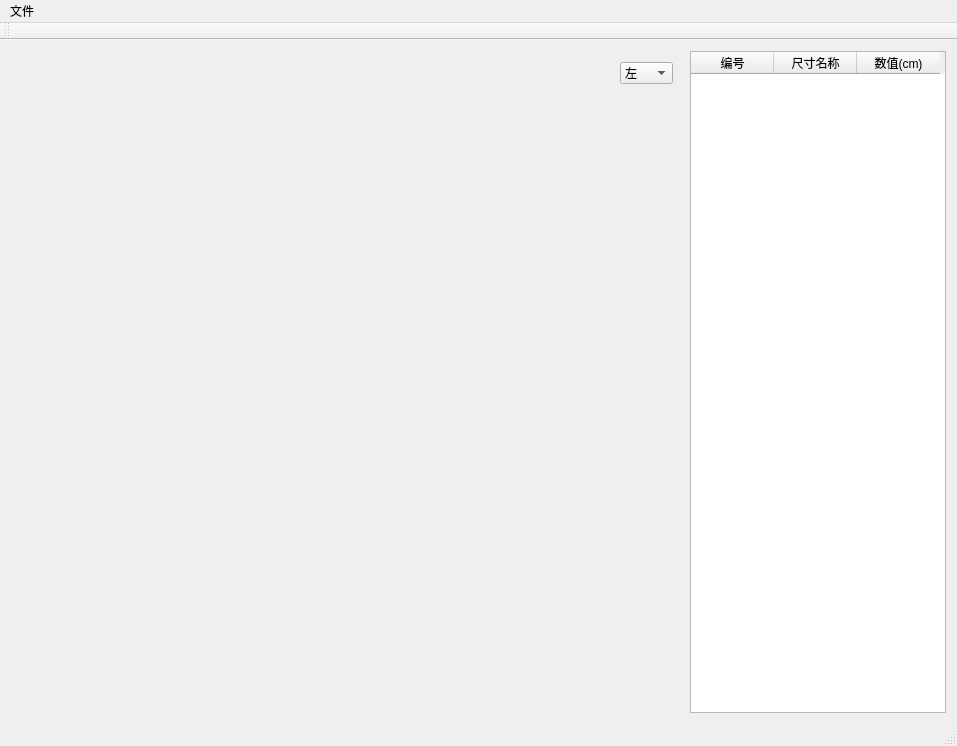
<?xml version="1.0" encoding="UTF-8"?>
<ui version="4.0">
 <class>MeasureDataView</class>
 <widget class="QMainWindow" name="MeasureDataView">
  <property name="geometry">
   <rect>
    <x>0</x>
    <y>0</y>
    <width>957</width>
    <height>746</height>
   </rect>
  </property>
  <property name="windowTitle">
   <string>MeasureDataView</string>
  </property>
  <widget class="QWidget" name="centralWidget">
   <layout class="QHBoxLayout" name="horizontalLayout" stretch="8,0">
    <item>
     <widget class="glview_widget" name="widget_scene" native="true">
      <layout class="QVBoxLayout" name="verticalLayout">
       <item>
        <layout class="QHBoxLayout" name="horizontalLayout_2">
         <item>
          <spacer name="horizontalSpacer">
           <property name="orientation">
            <enum>Qt::Horizontal</enum>
           </property>
           <property name="sizeHint" stdset="0">
            <size>
             <width>40</width>
             <height>20</height>
            </size>
           </property>
          </spacer>
         </item>
         <item>
          <widget class="QComboBox" name="comboBox_viewSelect">
           <item>
            <property name="text">
             <string>左</string>
            </property>
           </item>
           <item>
            <property name="text">
             <string>右</string>
            </property>
           </item>
           <item>
            <property name="text">
             <string>复位</string>
            </property>
           </item>
          </widget>
         </item>
        </layout>
       </item>
       <item>
        <spacer name="verticalSpacer">
         <property name="orientation">
          <enum>Qt::Vertical</enum>
         </property>
         <property name="sizeHint" stdset="0">
          <size>
           <width>20</width>
           <height>40</height>
          </size>
         </property>
        </spacer>
       </item>
      </layout>
     </widget>
    </item>
    <item>
     <widget class="QTableWidget" name="listWidget_measureDatas">
      <property name="selectionMode">
       <enum>QAbstractItemView::ExtendedSelection</enum>
      </property>
      <property name="selectionBehavior">
       <enum>QAbstractItemView::SelectRows</enum>
      </property>
      <attribute name="horizontalHeaderDefaultSectionSize">
       <number>83</number>
      </attribute>
      <attribute name="horizontalHeaderMinimumSectionSize">
       <number>10</number>
      </attribute>
      <attribute name="verticalHeaderVisible">
       <bool>false</bool>
      </attribute>
      <attribute name="verticalHeaderDefaultSectionSize">
       <number>30</number>
      </attribute>
      <column>
       <property name="text">
        <string>编号</string>
       </property>
      </column>
      <column>
       <property name="text">
        <string>尺寸名称</string>
       </property>
      </column>
      <column>
       <property name="text">
        <string>数值(cm)</string>
       </property>
      </column>
     </widget>
    </item>
   </layout>
  </widget>
  <widget class="QMenuBar" name="menuBar">
   <property name="geometry">
    <rect>
     <x>0</x>
     <y>0</y>
     <width>957</width>
     <height>23</height>
    </rect>
   </property>
   <widget class="QMenu" name="menu">
    <property name="title">
     <string>文件</string>
    </property>
    <addaction name="action_open"/>
    <addaction name="action_export"/>
    <addaction name="action_openModel"/>
    <addaction name="action_openPorj"/>
    <addaction name="action_exportModel"/>
   </widget>
   <addaction name="menu"/>
  </widget>
  <widget class="QToolBar" name="mainToolBar">
   <attribute name="toolBarArea">
    <enum>TopToolBarArea</enum>
   </attribute>
   <attribute name="toolBarBreak">
    <bool>false</bool>
   </attribute>
  </widget>
  <widget class="QStatusBar" name="statusBar"/>
  <action name="action_open">
   <property name="text">
    <string>打开数据</string>
   </property>
  </action>
  <action name="action_export">
   <property name="text">
    <string>导出数据</string>
   </property>
  </action>
  <action name="action_openModel">
   <property name="text">
    <string>打开模型</string>
   </property>
  </action>
  <action name="action_openPorj">
   <property name="text">
    <string>打开项目</string>
   </property>
  </action>
  <action name="action_exportModel">
   <property name="text">
    <string>导出模型</string>
   </property>
  </action>
 </widget>
 <layoutdefault spacing="6" margin="11"/>
 <customwidgets>
  <customwidget>
   <class>glview_widget</class>
   <extends>QWidget</extends>
   <header>glview_widget.h</header>
   <container>1</container>
  </customwidget>
 </customwidgets>
 <resources/>
 <connections/>
</ui>
